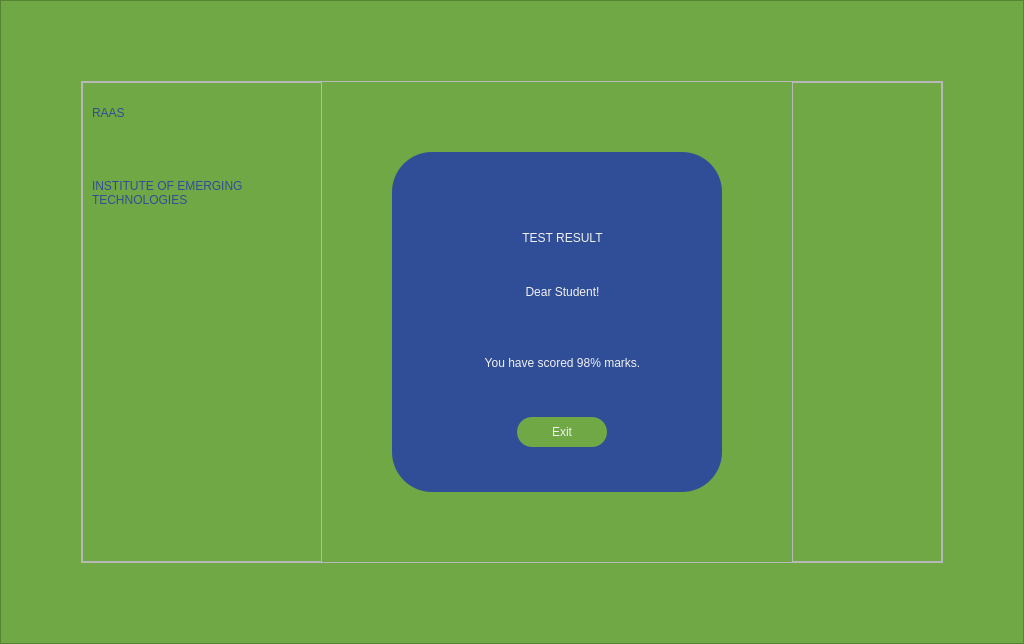
<?xml version="1.0" encoding="UTF-8"?>
<ui version="4.0">
 <class>Result</class>
 <widget class="QMainWindow" name="Result">
  <property name="geometry">
   <rect>
    <x>0</x>
    <y>0</y>
    <width>1024</width>
    <height>644</height>
   </rect>
  </property>
  <property name="windowTitle">
   <string>MainWindow</string>
  </property>
  <property name="windowIcon">
   <iconset resource="../Admin/icon.qrc">
    <normaloff>:/icons/icons/backgrounds/hands.png</normaloff>:/icons/icons/backgrounds/hands.png</iconset>
  </property>
  <property name="styleSheet">
   <string notr="true">QFrame#result_form{
background-color: rgb(48, 78, 151);
border-radius:40px;
margin:70px;
}
QFrame#border_frame
{
background-color:#6fa844 ;
}
QFrame#main_frame{
background-image: url(:/icons/Background2.jpg);

background-position:center;
background-repeat:no-repeat;
}
</string>
  </property>
  <widget class="QWidget" name="centralwidget">
   <layout class="QVBoxLayout" name="verticalLayout">
    <property name="spacing">
     <number>0</number>
    </property>
    <property name="leftMargin">
     <number>0</number>
    </property>
    <property name="topMargin">
     <number>0</number>
    </property>
    <property name="rightMargin">
     <number>0</number>
    </property>
    <property name="bottomMargin">
     <number>0</number>
    </property>
    <item>
     <widget class="QFrame" name="border_frame">
      <property name="sizePolicy">
       <sizepolicy hsizetype="Expanding" vsizetype="Expanding">
        <horstretch>0</horstretch>
        <verstretch>0</verstretch>
       </sizepolicy>
      </property>
      <property name="styleSheet">
       <string notr="true"/>
      </property>
      <property name="frameShape">
       <enum>QFrame::StyledPanel</enum>
      </property>
      <property name="frameShadow">
       <enum>QFrame::Raised</enum>
      </property>
      <layout class="QVBoxLayout" name="verticalLayout_2">
       <property name="spacing">
        <number>0</number>
       </property>
       <property name="leftMargin">
        <number>80</number>
       </property>
       <property name="topMargin">
        <number>80</number>
       </property>
       <property name="rightMargin">
        <number>80</number>
       </property>
       <property name="bottomMargin">
        <number>80</number>
       </property>
       <item>
        <widget class="QFrame" name="main_frame">
         <property name="sizePolicy">
          <sizepolicy hsizetype="Expanding" vsizetype="Expanding">
           <horstretch>0</horstretch>
           <verstretch>0</verstretch>
          </sizepolicy>
         </property>
         <property name="maximumSize">
          <size>
           <width>16777215</width>
           <height>16777215</height>
          </size>
         </property>
         <property name="styleSheet">
          <string notr="true"/>
         </property>
         <property name="frameShape">
          <enum>QFrame::StyledPanel</enum>
         </property>
         <property name="frameShadow">
          <enum>QFrame::Raised</enum>
         </property>
         <layout class="QHBoxLayout" name="horizontalLayout">
          <property name="spacing">
           <number>0</number>
          </property>
          <property name="leftMargin">
           <number>0</number>
          </property>
          <property name="topMargin">
           <number>0</number>
          </property>
          <property name="rightMargin">
           <number>0</number>
          </property>
          <property name="bottomMargin">
           <number>0</number>
          </property>
          <item>
           <widget class="QFrame" name="heading_side_bar">
            <property name="sizePolicy">
             <sizepolicy hsizetype="Expanding" vsizetype="Expanding">
              <horstretch>0</horstretch>
              <verstretch>0</verstretch>
             </sizepolicy>
            </property>
            <property name="minimumSize">
             <size>
              <width>240</width>
              <height>0</height>
             </size>
            </property>
            <property name="frameShape">
             <enum>QFrame::StyledPanel</enum>
            </property>
            <property name="frameShadow">
             <enum>QFrame::Raised</enum>
            </property>
            <property name="lineWidth">
             <number>0</number>
            </property>
            <widget class="QLabel" name="RAAS_heading_label">
             <property name="geometry">
              <rect>
               <x>10</x>
               <y>10</y>
               <width>121</width>
               <height>41</height>
              </rect>
             </property>
             <property name="styleSheet">
              <string notr="true">color: rgb(48, 78, 151);
font: 63 32pt &quot;Bahnschrift SemiBold&quot;;</string>
             </property>
             <property name="text">
              <string>RAAS</string>
             </property>
            </widget>
            <widget class="QLabel" name="ET_label">
             <property name="geometry">
              <rect>
               <x>10</x>
               <y>60</y>
               <width>221</width>
               <height>101</height>
              </rect>
             </property>
             <property name="styleSheet">
              <string notr="true">color: rgb(48, 78, 151);
font: 25 22pt &quot;Bahnschrift Light&quot;;</string>
             </property>
             <property name="text">
              <string>INSTITUTE OF EMERGING TECHNOLOGIES</string>
             </property>
             <property name="wordWrap">
              <bool>true</bool>
             </property>
            </widget>
           </widget>
          </item>
          <item alignment="Qt::AlignHCenter|Qt::AlignVCenter">
           <widget class="QFrame" name="result_form">
            <property name="sizePolicy">
             <sizepolicy hsizetype="Expanding" vsizetype="Expanding">
              <horstretch>0</horstretch>
              <verstretch>0</verstretch>
             </sizepolicy>
            </property>
            <property name="minimumSize">
             <size>
              <width>470</width>
              <height>480</height>
             </size>
            </property>
            <property name="maximumSize">
             <size>
              <width>16777215</width>
              <height>800</height>
             </size>
            </property>
            <property name="styleSheet">
             <string notr="true"/>
            </property>
            <property name="frameShape">
             <enum>QFrame::StyledPanel</enum>
            </property>
            <property name="frameShadow">
             <enum>QFrame::Sunken</enum>
            </property>
            <property name="lineWidth">
             <number>0</number>
            </property>
            <widget class="QLabel" name="test_result_heading">
             <property name="geometry">
              <rect>
               <x>150</x>
               <y>130</y>
               <width>181</width>
               <height>51</height>
              </rect>
             </property>
             <property name="sizePolicy">
              <sizepolicy hsizetype="Preferred" vsizetype="Fixed">
               <horstretch>0</horstretch>
               <verstretch>0</verstretch>
              </sizepolicy>
             </property>
             <property name="styleSheet">
              <string notr="true">color: rgb(241, 241, 241);
font: 63 20pt &quot;Bahnschrift SemiBold&quot;;
margin:5px;</string>
             </property>
             <property name="text">
              <string>TEST RESULT</string>
             </property>
             <property name="alignment">
              <set>Qt::AlignCenter</set>
             </property>
             <property name="wordWrap">
              <bool>true</bool>
             </property>
            </widget>
            <widget class="QLabel" name="disp_std_name_label">
             <property name="geometry">
              <rect>
               <x>100</x>
               <y>190</y>
               <width>281</width>
               <height>39</height>
              </rect>
             </property>
             <property name="sizePolicy">
              <sizepolicy hsizetype="Preferred" vsizetype="Fixed">
               <horstretch>0</horstretch>
               <verstretch>0</verstretch>
              </sizepolicy>
             </property>
             <property name="styleSheet">
              <string notr="true">color: rgb(241, 241, 241);

font: 25 18pt &quot;Bahnschrift Light Condensed&quot;;
margin:5px;</string>
             </property>
             <property name="text">
              <string>Dear Student!</string>
             </property>
             <property name="alignment">
              <set>Qt::AlignCenter</set>
             </property>
            </widget>
            <widget class="QLabel" name="scored_marks_label">
             <property name="geometry">
              <rect>
               <x>140</x>
               <y>260</y>
               <width>201</width>
               <height>41</height>
              </rect>
             </property>
             <property name="sizePolicy">
              <sizepolicy hsizetype="Preferred" vsizetype="Fixed">
               <horstretch>0</horstretch>
               <verstretch>0</verstretch>
              </sizepolicy>
             </property>
             <property name="styleSheet">
              <string notr="true">color: rgb(241, 241, 241);
font: 14pt &quot;Bahnschrift Light Condensed&quot;;
margin:5px;</string>
             </property>
             <property name="text">
              <string>You have scored 98% marks.</string>
             </property>
             <property name="alignment">
              <set>Qt::AlignCenter</set>
             </property>
             <property name="wordWrap">
              <bool>true</bool>
             </property>
            </widget>
            <widget class="QPushButton" name="exit_app_btn">
             <property name="geometry">
              <rect>
               <x>190</x>
               <y>330</y>
               <width>100</width>
               <height>40</height>
              </rect>
             </property>
             <property name="sizePolicy">
              <sizepolicy hsizetype="Expanding" vsizetype="Preferred">
               <horstretch>0</horstretch>
               <verstretch>0</verstretch>
              </sizepolicy>
             </property>
             <property name="minimumSize">
              <size>
               <width>100</width>
               <height>40</height>
              </size>
             </property>
             <property name="maximumSize">
              <size>
               <width>100</width>
               <height>40</height>
              </size>
             </property>
             <property name="styleSheet">
              <string notr="true">background-color: rgb(111, 168, 68);
border-radius: 15px;
color: rgb(241, 241, 241);
font:  bold 10pt &quot;Bahnschrift Light&quot;;margin:5px;
vertical-align: center;
horizontal-align: center;</string>
             </property>
             <property name="text">
              <string>Exit</string>
             </property>
             <property name="autoDefault">
              <bool>false</bool>
             </property>
             <property name="flat">
              <bool>false</bool>
             </property>
            </widget>
           </widget>
          </item>
          <item>
           <widget class="QFrame" name="logo_side_bar">
            <property name="sizePolicy">
             <sizepolicy hsizetype="Expanding" vsizetype="Expanding">
              <horstretch>0</horstretch>
              <verstretch>0</verstretch>
             </sizepolicy>
            </property>
            <property name="minimumSize">
             <size>
              <width>150</width>
              <height>0</height>
             </size>
            </property>
            <property name="styleSheet">
             <string notr="true"/>
            </property>
            <property name="frameShape">
             <enum>QFrame::StyledPanel</enum>
            </property>
            <property name="frameShadow">
             <enum>QFrame::Raised</enum>
            </property>
            <property name="lineWidth">
             <number>0</number>
            </property>
            <layout class="QGridLayout" name="gridLayout">
             <property name="topMargin">
              <number>0</number>
             </property>
             <property name="rightMargin">
              <number>0</number>
             </property>
             <property name="bottomMargin">
              <number>0</number>
             </property>
             <property name="spacing">
              <number>0</number>
             </property>
             <item row="0" column="0" alignment="Qt::AlignRight|Qt::AlignBottom">
              <widget class="QLabel" name="hunar_logo">
               <property name="minimumSize">
                <size>
                 <width>80</width>
                 <height>120</height>
                </size>
               </property>
               <property name="maximumSize">
                <size>
                 <width>80</width>
                 <height>120</height>
                </size>
               </property>
               <property name="styleSheet">
                <string notr="true">background-image: url(:/icons/icons/backgrounds/Asset 7-100.jpg);
background-repeat: no-repeat; 
 background-position: right;
margin:5px;
</string>
               </property>
               <property name="text">
                <string/>
               </property>
               <property name="alignment">
                <set>Qt::AlignBottom|Qt::AlignRight|Qt::AlignTrailing</set>
               </property>
              </widget>
             </item>
            </layout>
           </widget>
          </item>
         </layout>
        </widget>
       </item>
      </layout>
     </widget>
    </item>
   </layout>
  </widget>
 </widget>
 <resources>
  <include location="../Admin/icon.qrc"/>
 </resources>
 <connections/>
</ui>
